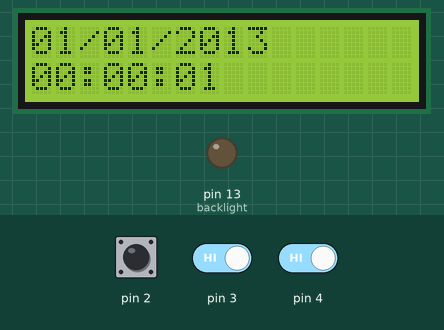
Simulated run of this sketch. Board: Arduino Uno, built with avr-gcc and run on an emulated ATmega328P. On the bench: 16×2 character LCD, output pins drawn as LEDs (lit = HIGH). Inputs (shaded band) come from the test bench; at power-on: pin 4 HIGH, pin 2 HIGH, pin 3 HIGH.

Above: at 1.2 s.
1.3 s: pin 4 driven LOW
At 3.9 s:
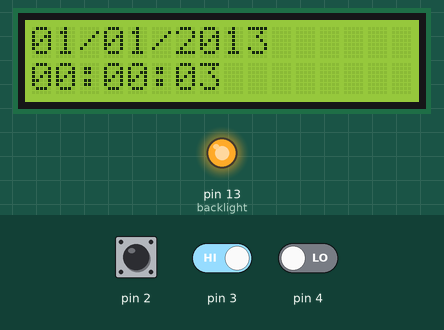
4.0 s: pin 2 driven LOW
5.5 s: pin 2 driven HIGH
At 8.4 s:
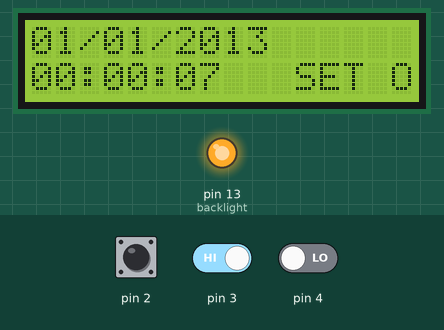
8.5 s: pin 3 driven LOW
10.0 s: pin 3 driven HIGH
At 11.5 s:
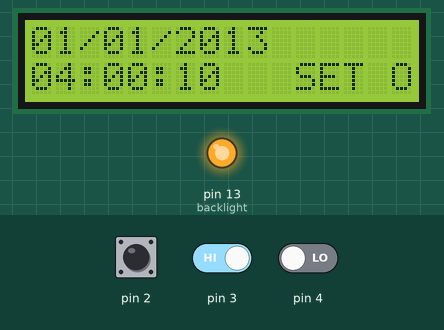
11.6 s: pin 2 pulsed LOW 5 times (0.12 s each, 0.3 s apart)
At 13.1 s:
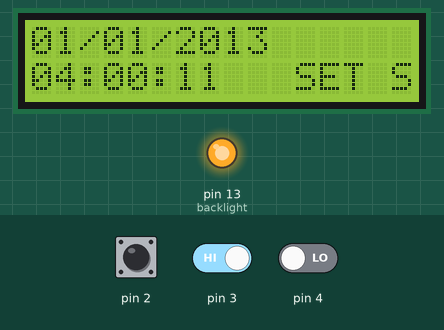
Timing chart, 0 to 14.6 s (numbered marks = the images above; inputs shaded):
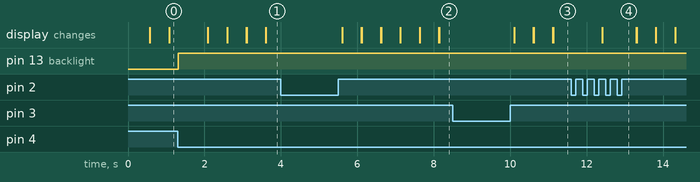

The sketch:

digitalWatch.ino
```cpp
#include <util/delay.h>
#include <LiquidCrystal.h>

LiquidCrystal lcd(12, NULL, 11, 9,8,7,6);
volatile int secunda = 0;
volatile int minut = 0;
volatile int ora = 0;
volatile int zi = 1;
volatile int luna = 1;
volatile int an = 2013;
volatile int zile_luna [] = {31, 29, 31, 30, 31, 30, 31, 31, 30, 31,
30, 31};
const int backlight = 13;
volatile boolean backlight_on;
volatile byte set_mode;

void setup() {
   TIMSK1 = (1 << TOIE1); // activare timer overflow
   TCNT1=0x0BDC;
   TCCR1A = 0;
   TCCR1B = (1 << CS12); // timer start
   //activare int0 si int1
   EIMSK |= (1 << INT0);
   EIMSK |= (1 << INT1);
   //activare PCI2 (buton 3 - PCINT20 - PCI2)
   PCICR |= (1 << PCIE2);
   PCMSK2 |= (1<<PCINT20);
   //la pornire lumina de fundal a afisajului este oprita
   pinMode(backlight, OUTPUT);
   digitalWrite(backlight, LOW);
   backlight_on = false;
   //setare mod functionare normala
   set_mode = 0;
   //configurare LCD
   lcd.begin(16, 2);
   lcd.noCursor();
}

void loop(){
   lcd.setCursor(0, 0);
   if (zi<10)
       lcd.print("0");
   lcd.print(zi);
   lcd.setCursor(2,0);
   lcd.print("/");
   if (luna<10)
       lcd.print("0");
   lcd.print(luna);
   lcd.setCursor(5,0);
   lcd.print("/");
   lcd.print(an);
   lcd.setCursor(0, 1);
   if (ora<10)
       lcd.print("0");
   lcd.print(ora);
   lcd.setCursor(2,1);
   lcd.print(":");
   if (minut<10)
       lcd.print("0");
   lcd.print(minut);
   lcd.setCursor(5,1);
   lcd.print(":");
   if (secunda<10)
       lcd.print("0");
   lcd.print(secunda);
   lcd.print(" ");

   if (set_mode!=0)
   {
       lcd.setCursor(11, 1);
       lcd.print("SET ");
       switch (set_mode) {
           case 1:
               lcd.print("Z");
               break;
           case 2:
               lcd.print("L");
               break;
           case 3:
               lcd.print("A");
               break;
           case 4:
               lcd.print("O");
               break;
           case 5:
               lcd.print("M");
               break;
           case 6:
               lcd.print("S");
               break;
       }
   }
   delay(500);
   lcd.clear();
}

ISR(TIMER1_OVF_vect) {
   TCNT1=0x0BDC;
   secunda++;
   if (secunda == 60)
   {
       secunda = 0;
       minut++;
       if (minut>=60)
       {
           minut = 0;
           ora ++;
           if (ora >= 24)
           {
               ora = 0;
               zi++;
           if (zi > zile_luna[luna-1])
           {
               zi = 1;
               luna++;
               if (luna > 12)
               {
                   luna = 1;
                   an++;
                   if (an%4 == 0)
                       zile_luna[1] = 29;
                   else
                       zile_luna[1] = 28;
               }
           }
       }
     }
   }
}

ISR(INT0_vect) {
   set_mode++;
   if (set_mode==7)
       set_mode=0;
   _delay_ms(400);
}

ISR(INT1_vect){
    if (set_mode!=0)
       switch (set_mode) {
           case 1:
               zi++;
               if (zi==zile_luna[luna-1])
                   zi=1;
               break;
           case 2:
               luna++;
               if (luna==12)
                   luna=1;
               if (zi>zile_luna[luna-1])
                   zi=zile_luna[luna-1];
               break;
           case 3:
               an++;
               if (an==2020)
                   an=2013;
               if (an%4 == 0)
                   zile_luna[1] = 29;
               else
                   zile_luna[1] = 28;
               if (zi>zile_luna[luna-1])
                   zi=zile_luna[luna-1];
               break;
           case 4:
               ora++;
               if (ora==24)
                   ora=0;
               break;
           case 5:
               minut++;
               if (minut==60)
                   minut=0;
               break;
           case 6:
               secunda++;
               if (secunda==60)
                   secunda=0;
               break;
           }
     _delay_ms(400);
}

ISR(PCINT2_vect) {
    _delay_ms(20);
    if (!(PIND & 0x10))
    {
       if (backlight_on) {
           digitalWrite(backlight, LOW);
           backlight_on = false;
         }
       else {
           digitalWrite(backlight, HIGH);
           backlight_on = true;
       }
    }
}
```

Measured:
- after the input at 1.3 s, pin 13 (backlight): LOW → HIGH at once
- after the input at 4.0 s, every drawn part: stays the same
- after the input at 5.5 s, the display: first changes after 0.10 s (image 2 shows a later state)
- after the input at 8.5 s, every drawn part: stays the same
- after the input at 10.0 s, the display: first changes after 0.10 s (image 3 shows a later state)
